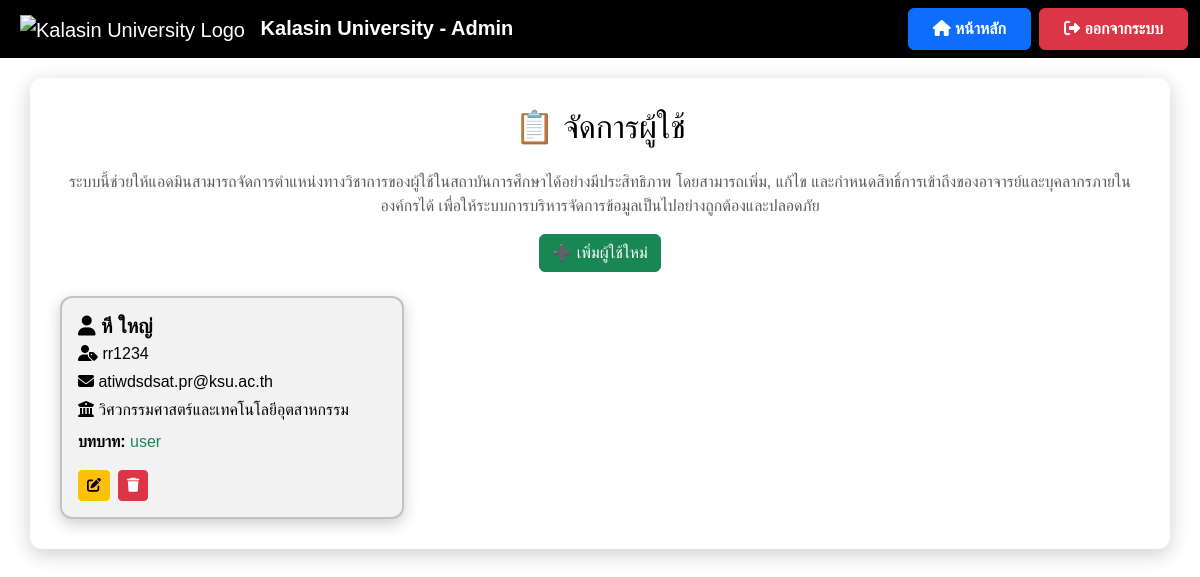
/manage_users (signed in), run on an earlier commit of the app's database.
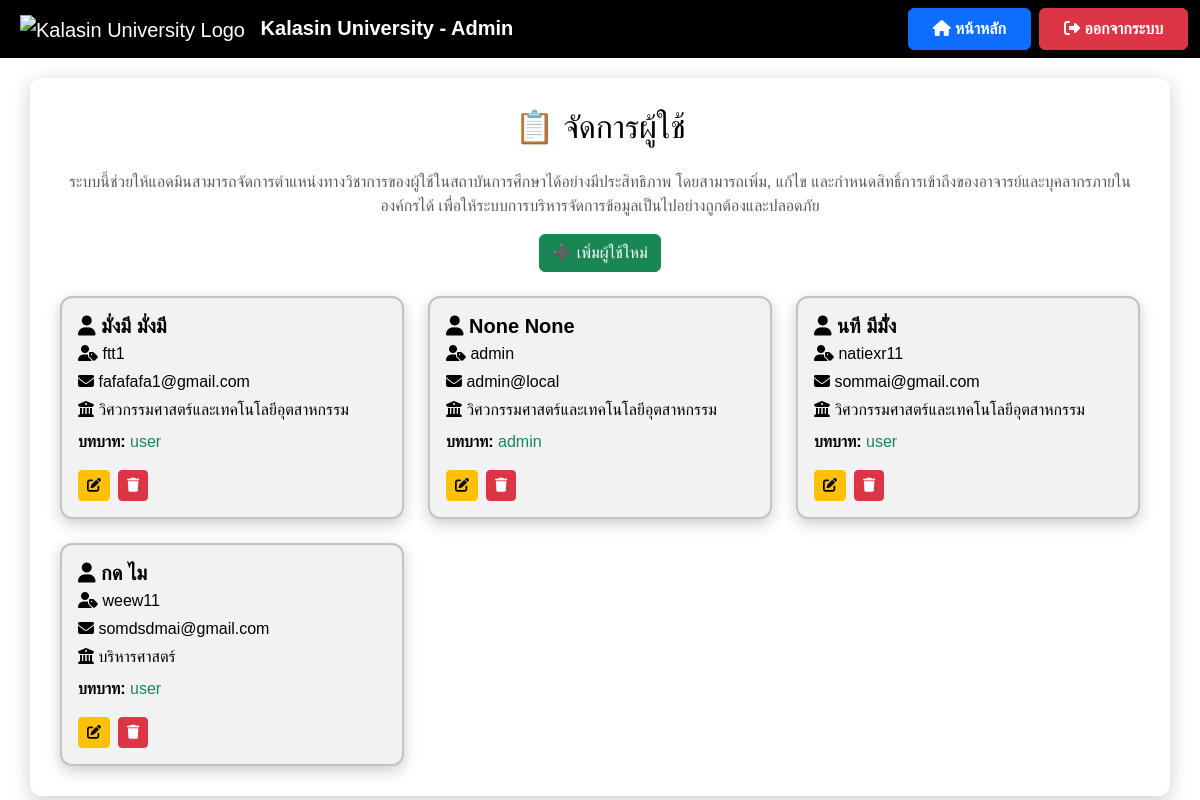
And on a later commit of the database.
### app.py (models this page shows)
class User(db.Model, UserMixin):
    __tablename__ = "user"
    id        = db.Column(db.Integer, primary_key=True)
    username  = db.Column(db.String(80),  unique=True, nullable=False)
    password  = db.Column(db.String(128), nullable=False)   # เก็บ hash ได้ยาว ๆ
    full_name = db.Column(db.String(150), nullable=False)
    first_name = db.Column(db.String(80))
    last_name  = db.Column(db.String(80))
    faculty    = db.Column(db.String(100), nullable=False)
    email      = db.Column(db.String(120), unique=True, nullable=False)
    role       = db.Column(db.String(20),  default="user")
    requests = db.relationship(
        "AcademicRequest",
        backref="user",
        cascade="all, delete-orphan",
        lazy="dynamic"
    )
    workflow_steps = db.relationship(
        "WorkflowStep",
        backref="user",
        cascade="all, delete-orphan",
        lazy="dynamic"
    )

### app.py (the view)
@app.route('/manage_users')
def manage_users():
    if 'role' not in session or session['role'] not in ['admin', ]:
        flash("❌ คุณไม่มีสิทธิ์เข้าถึงหน้านี้!", "danger")
        return redirect(url_for('admin_login'))  # ถ้าไม่ใช่ admin, ให้ไปหน้า login
    users = User.query.all()
    return render_template('manage_users.html', users=users)

### app.py (called while the page is built)
@app.template_filter("faculty_th")
def faculty_th(code):
    return FACULTY_MAP.get(code, "ไม่ระบุคณะ")

### templates/manage_users.html (shortened to what this page needs)
<!DOCTYPE html>
<html lang="th">
<head>
    <link href="https://cdn.jsdelivr.net/npm/bootstrap@5.3.3/dist/css/bootstrap.min.css" rel="stylesheet">
    <link rel="stylesheet" href="https://cdnjs.cloudflare.com/ajax/libs/font-awesome/6.4.2/css/all.min.css">
</head>
<body>
    <nav class="navbar navbar-expand-lg navbar-dark">
        <div class="container-fluid">
            <a class="navbar-brand ms-2" href="{{ url_for('admin_dashboard') }}">
                <img src="https://upload.wikimedia.org/wikipedia/th/4/4e/Kalasin_University_Seal.svg"
                     alt="Kalasin University Logo"
                     style="height: 50px; margin-right: 10px;">
                <strong>Kalasin University - Admin</strong>
            </a>
            <div class="ms-auto d-flex">
                <a href="{{ url_for('admin_dashboard') }}" class="btn btn-primary fw-bold px-4 py-2 me-2">
                    <i class="fas fa-home"></i> หน้าหลัก
                </a>
                <a href="{{ url_for('logout') }}" class="btn btn-danger fw-bold px-4 py-2">
                    <i class="fas fa-sign-out-alt"></i> ออกจากระบบ
                </a>
            </div>
        </div>
    </nav>
    <div class="container container-custom">
        <h2 class="mb-4 text-center">📋 จัดการผู้ใช้</h2>
    <p class="text-center text-muted">
        ระบบนี้ช่วยให้แอดมินสามารถจัดการตำแหน่งทางวิชาการของผู้ใช้ในสถาบันการศึกษาได้อย่างมีประสิทธิภาพ
        โดยสามารถเพิ่ม, แก้ไข และกำหนดสิทธิ์การเข้าถึงของอาจารย์และบุคลากรภายในองค์กรได้
        เพื่อให้ระบบการบริหารจัดการข้อมูลเป็นไปอย่างถูกต้องและปลอดภัย
    </p>
        <div class="text-center mb-4">
            <a href="{{ url_for('add_user') }}" class="btn btn-success">
                ➕ เพิ่มผู้ใช้ใหม่
            </a>
        </div>
<div class="row row-cols-1 row-cols-md-2 row-cols-lg-3 g-4">
    {% for user in users %}
    <div class="col">
        <div class="user-card p-3 h-100 d-flex flex-column">
<h5 class="fw-bold mb-1">
    <i class="fas fa-user"></i>
    {{ user.first_name }} {{ user.last_name }}
</h5>
<p class="mb-1"><i class="fas fa-user-tag"></i> {{ user.username }}</p>
<p class="mb-1"><i class="fas fa-envelope"></i> {{ user.email }}</p>
<p class="mb-1">
    <i class="fas fa-building-columns"></i>
    {{ user.faculty | faculty_th }}
</p>
<p class="mb-3">
    <strong>บทบาท:</strong>
    <span class="text-success">{{ user.role }}</span>
</p>
            <div class="d-flex gap-2 mt-auto">
                <a href="{{ url_for('edit_user', user_id=user.id) }}"
                   class="btn btn-warning btn-sm">
                    <i class="fas fa-edit"></i>
                </a>
    <form method="POST"
          action="{{ url_for('delete_user', user_id=user.id) }}"
          onsubmit="return confirm('⚠️ ยืนยันลบ {{ user.username }} ?');">
        <button type="submit" class="btn btn-danger btn-sm">
            <i class="fas fa-trash"></i>
        </button>
    </form>
</div>
        </div>
    </div>
    {% endfor %}
</div>
</body>
</html>

What changed in the data, as far as the page shows it:
changed User: first_name "หี" → "มั่งมี"; last_name "ใหญ่" → "มั่งมี"; username "rr1234" → "ftt1"; email "atiwdsdsat.pr@ksu.ac.th" → "fafafafa1@gmail.com"
added User: first_name "None", last_name "None", username "admin", email "admin@local", faculty|faculty_th "วิศวกรรมศาสตร์และเทคโนโลยีอุตสาหกรรม", role "admin"
added User: first_name "นที", last_name "มีมั่้ง", username "natiexr11", email "sommai@gmail.com", faculty|faculty_th "วิศวกรรมศาสตร์และเทคโนโลยีอุตสาหกรรม", role "user"
added User: first_name "กด", last_name "ไม", username "weew11", email "somdsdmai@gmail.com", faculty|faculty_th "บริหารศาสตร์", role "user"
